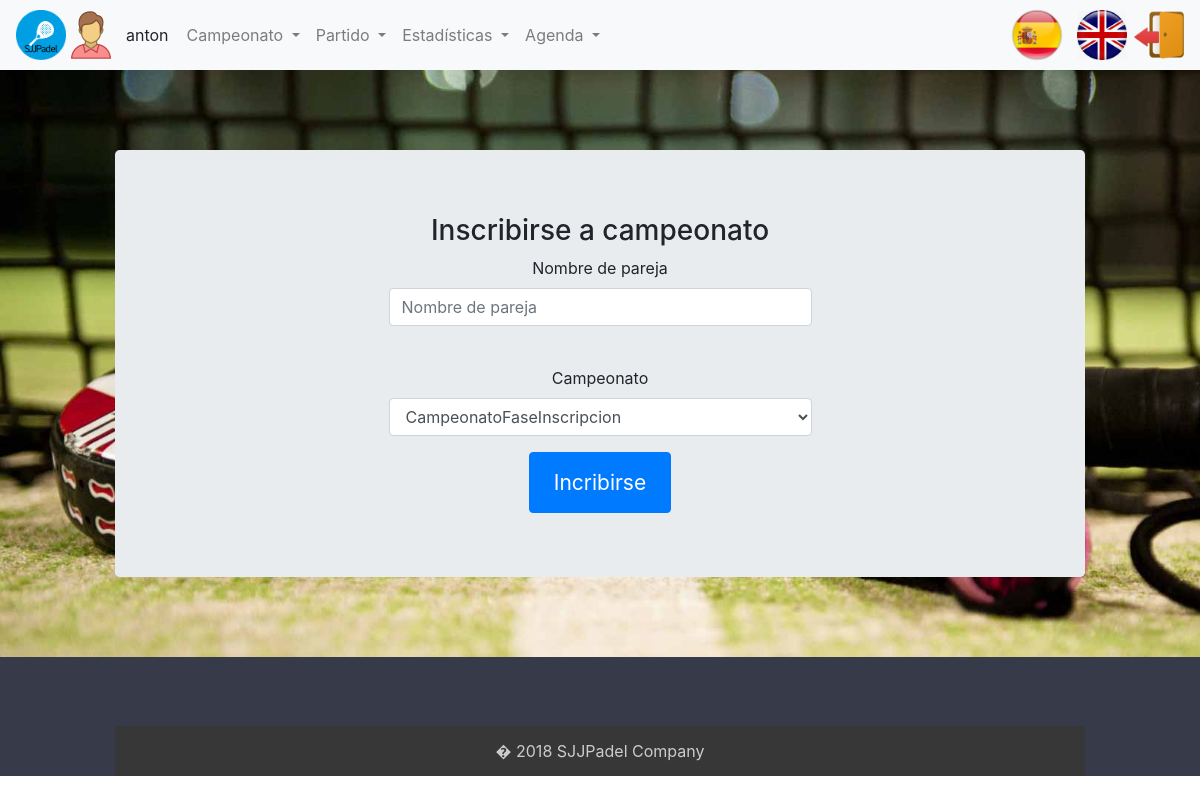
/index.php?controller=partner&action=selectChampionship (signed in), run on the app's committed database.
### tables this page shows
CREATE TABLE `usuario` (
  `login` varchar(20) NOT NULL,
  `nombre` varchar(20) NOT NULL,
  `apellidos` varchar(45) DEFAULT NULL,
  `pass` varchar(20) DEFAULT NULL,
  `rol` char(1) DEFAULT NULL,
  `genero` varchar(10) DEFAULT NULL
);

### core/ViewManager.php (called while the page is built, shortened)
<?php
class ViewManager
{
    private $fragmentContents = array();
    private $variables = array();
    private $currentFragment = self::DEFAULT_FRAGMENT;
    private $layout = "default";
    private function saveCurrentFragment()
    {
        $this->fragmentContents[$this->currentFragment] .= ob_get_contents();
    }
    public function moveToFragment($name)
    {
        $this->currentFragment = $name;
    }
    public function getFragment($fragment, $default = "")
    {
        if (! isset($this->fragmentContents[$fragment])) {
            return $default;
        }
        return $this->fragmentContents[$fragment];
    }
    public function setVariable($varname, $value, $flash = false)
    {
        $this->variables[$varname] = $value;
    }
    public function getVariable($varname, $default = NULL)
    {
        if (! isset($this->variables[$varname])) {
            return $default;
        }
        return $this->variables[$varname];
    }
    public function render($controller, $viewname)
    {
        include (__DIR__ . "/../view/$controller/$viewname.php");
        $this->renderLayout();
    }
    private function renderLayout()
    {
        include (__DIR__ . "/../view/layouts/" . $this->layout . ".php");
    }
    private static $viewmanager_singleton = NULL;
    public static function getInstance()
    {
        if (self::$viewmanager_singleton == null) {
            self::$viewmanager_singleton = new ViewManager();
        }
        return self::$viewmanager_singleton;
    }
}

### controller/PartnerController.php (called while the page is built, shortened)
<?php
require_once (__DIR__ . "/../model/ChampionshipMapper.php");
require_once (__DIR__ . "/../model/UserMapper.php");
require_once (__DIR__ . "/../core/ViewManager.php");
require_once (__DIR__ . "/../controller/BaseController.php");
class PartnerController extends BaseController
{
    public function __construct()
    {
        parent::__construct();
    }
    public function selectChampionship()
    {
        $championship = new ChampionshipMapper();
        $campeonatos = $championship->getCampeonatosParaIncripcion();
        $this->view->setVariable("campeonatos", $campeonatos);
        $this->view->render("partner", "selectChampionship");
    }
}

### index.php (called while the page is built, shortened)
<?php
function run()
{
    try {
        $controller = loadController($_GET["controller"]);
        $actionName = $_GET["action"];
        $controller->$actionName();
    } catch (Exception $ex) {
        die("An exception occured!!!!!" . $ex->getMessage());
    }
}
function loadController($controllerName)
{
    return new $controllerClassName();
}
run();
?>

### core/I18n.php (called while the page is built, shortened)
<?php
class I18n
{
    private $messages;
    public function setLanguage($language)
    {
        $this->messages = $i18n_messages;
    }
    public function i18n($key)
    {
        if (isset($this->messages[$key])) {
            return $this->messages[$key];
        } else {
            return $key;
        }
    }
    private static $i18n_singleton = null;
    public static function getInstance()
    {
        if (self::$i18n_singleton == NULL) {
            self::$i18n_singleton = new I18n();
        }
        return self::$i18n_singleton;
    }
}
function i18n($key)
{
    return I18n::getInstance()->i18n($key);
}

### model/Championship.php (called while the page is built, shortened)
<?php
class Championship
{
    private $id;
    private $nombreCampeonato;
    public function __construct($id = NULL, $fechaInicioInscripcion = NULL, $fechaFinInscripcion = NULL, $fechaInicioCampeonato = NULL, $fechaFinCampeonato = NULL, $nombreCampeonato = NULL, $fase = NULL)
    {
        $this->id = $id;
        $this->nombreCampeonato = $nombreCampeonato;
    }
    public function getId()
    {
        return $this->id;
    }
    public function getNombreCampeonato()
    {
        return $this->nombreCampeonato;
    }
}

### model/ChampionshipMapper.php (called while the page is built, shortened)
<?php
require_once (__DIR__ . "/../core/PDOConnection.php");
require_once (__DIR__ . "/../model/Championship.php");
class ChampionshipMapper
{
    private $db;
    public function __construct()
    {
        $this->db = PDOConnection::getInstance();
    }
    public function getCampeonatosParaIncripcion()
    {
        $stmt = $this->db->query("SELECT * FROM campeonato where fechaInicioInscripcion <= curdate() and fechaFinInscripcion >= curdate()");
        $toret_db = $stmt->fetchAll(PDO::FETCH_ASSOC);
        $championships = array();
        foreach ($toret_db as $championship) {
            array_push($championships, new Championship($championship["idCampeonato"], $championship["fechaInicioInscripcion"], $championship["fechaFinInscripcion"], $championship["fechaInicioCampeonato"], $championship["fechaFinCampeonato"], $championship["nombreCampeonato"]));
        }
        return $championships;
    }
}

### core/PDOConnection.php (called while the page is built)
<?php
class PDOConnection
{
    private static $dbhost = "localhost";
    private static $dbname = "sjjpadel";
    private static $dbuser = "abp";
    private static $dbpass = "abp";
    private static $db_singleton = null;
    public static function getInstance()
    {
        if (self::$db_singleton == null) {
            self::$db_singleton = new PDO("mysql:host=" . self::$dbhost . ";dbname=" . self::$dbname . ";charset=utf8",
            self::$dbuser, self::$dbpass, array(
                PDO::ATTR_EMULATE_PREPARES => false,
                PDO::ATTR_ERRMODE => PDO::ERRMODE_EXCEPTION
            ));
        }
        return self::$db_singleton;
    }
}
?>

### model/UserMapper.php (called while the page is built, shortened)
<?php
require_once (__DIR__ . "/../core/PDOConnection.php");
class UserMapper
{
    private $db;
    public function __construct()
    {
        $this->db = PDOConnection::getInstance();
    }
    public function getDatos($login)
    {
        $stmt = $this->db->prepare("SELECT * FROM usuario where login=?");
        $stmt->execute(array(
            $login
        ));
        $toret_db = $stmt->fetchAll(PDO::FETCH_ASSOC);
        $user = null;
        foreach ($toret_db as $datos) {
            $user = new User($datos['login'], $datos['nombre'], $datos['apellidos'], $datos['pass'], $datos['rol'], $datos['genero']);
        }
        return $user;
    }
}

### controller/BaseController.php (called while the page is built, shortened)
<?php
require_once (__DIR__ . "/../core/ViewManager.php");
require_once (__DIR__ . "/../core/I18n.php");
require_once (__DIR__ . "/../model/User.php");
require_once (__DIR__ . "/../model/UserMapper.php");
class BaseController
{
    public function __construct()
    {
        if (isset($_SESSION["currentuser"])) {
            $userMapper = new UserMapper();
            $datosUser = $userMapper->getDatos($_SESSION["currentuser"]);
        }
    }
}

### view/partner/selectChampionship.php (the view, shortened to what this page needs)
<?php
require_once (__DIR__ . "/../../core/ViewManager.php");
$view = ViewManager::getInstance();
$errors = $view->getVariable("errors");
$campeonatos = $view->getVariable("campeonatos");
?>
<h3> <?= i18n("Sign up for championship") ?> </h3>
<form class="justify-content-center align-items-center"
	action="index.php?controller=partner&amp;action=selectChampionship"
	method="POST">
	<div class="container">
		<div class="row justify-content-center">
			<div class="col-sm-6 col-xs-12">
				<label for="login"> <?= i18n("Couple username") ?> </label>
				<div class="form-group">
					<input type="text" class="form-control input-lg" id="login"
						name="login" aria-describedby="loginHelp"
						placeholder="<?=i18n("Couple username")?>" value=""> <br>
				</div>
				<label for="idCampeonato" size="1"> <?= i18n("Championship") ?> </label>
				<div class="form-group">
					<select class="form-control" id="idCampeonato" name="idCampeonato">
						<?php foreach($campeonatos as $campeonato) {?>
							<option value="<?php echo $campeonato->getId() ?>"><?php echo $campeonato->getNombreCampeonato() ?> </option>
						<?php } ?>
					</select>
				</div>
				<button type="submit" class="btn btn-primary" value=""> <?= i18n("Sign up") ?> </button>
			</div>
		</div>
	</div>
</form>

### view/layouts/default.php (shortened to what this page needs)
<?php
$view = ViewManager::getInstance();
$currentuser = $view->getVariable("currentusername");
$currentGender = $view->getVariable("currentGender");
$currentRol = $view->getVariable("currentRol");
?>
<!DOCTYPE html>
<html lang="en">
<head>
<link rel="stylesheet"
	href="https://maxcdn.bootstrapcdn.com/bootstrap/4.0.0/css/bootstrap.min.css"
>
<link rel="stylesheet"
	href="https://use.fontawesome.com/releases/v5.5.0/css/all.css"
>
	<link rel="stylesheet" href="css/style.css" type="text/css">
</head>
<body>
	<div class="contenedor">
		<nav class="navbar navbar-expand-lg navbar-light bg-light">
			<img class="img-circle icono" src="images/icono.png">
		<?php if (isset($currentuser)): ?>
			<img class="icono" src="images/<?php echo $currentGender; ?>.png"> <span
				class="username">
				<?= sprintf(i18n("%s"), $currentuser) ?>
			</span>
		<?php endif ?>
			<div class="collapse navbar-collapse" id="navbarSupportedContent">
				<ul class="navbar-nav mr-auto">
				<?php if($currentRol == 'd' || $currentRol == 'a' || $currentRol == 'e'): ?>
					<li class="nav-item dropdown"><a class="nav-link dropdown-toggle"
						href="#" id="navbarDropdown" role="button" data-toggle="dropdown"
						aria-haspopup="true" aria-expanded="false">
							<?php echo i18n("Championship") ?>
						</a>
						</li>
				<?php endif ?>
				<?php if($currentRol == 'd' || $currentRol == 'a' || $currentRol == 'e'): ?>
					<li class="nav-item dropdown"><a class="nav-link dropdown-toggle"
						href="#" id="navbarDropdown" role="button" data-toggle="dropdown"
						aria-haspopup="true" aria-expanded="false">
							<?php echo i18n("Match") ?>
						</a>
						</li>
					<li class="nav-item dropdown"><a class="nav-link dropdown-toggle"
						href="#" id="navbarDropdown" role="button" data-toggle="dropdown"
						aria-haspopup="true" aria-expanded="false">
							<?php echo i18n("Statistics") ?>
						</a>
						</li>
				<?php endif ?>
				<?php if($currentRol == 'd' || $currentRol == 'e'): ?>
					<li class="nav-item dropdown"><a class="nav-link dropdown-toggle"
						href="#" id="navbarDropdown" role="button" data-toggle="dropdown"
						aria-haspopup="true" aria-expanded="false">
							<?php echo i18n("Schedule") ?>
						</a>
						</li>
				<?php endif ?>
				</ul>
			</div>
			<li class="nav-item">
			<?php include(__DIR__."/language_select_element.php"); ?>
		</li>
			<li class="nav-item">
			<?php if (isset($currentuser)): ?>
				<a href="index.php?controller=users&amp;action=logout"> <img
					src="images/salir.png" class="rounded icono"
					alt="Im�genes responsive">
			</a>
				<?php endif ?>
			</li>
		</nav>
		<div class="container">
			<div class="jumbotron">
				<?= $view->getFragment(ViewManager::DEFAULT_FRAGMENT) ?>
			</div>
		</div>
		<footer id="myFooter">
			<div class="container">
				<div class="row">
					<div class="col-sm-3 myCols"></div>
				</div>
				<div class="social-networks"></div>
				<div class="footer-copyright">
					<p>� 2018 SJJPadel Company</p>
				</div>
		</footer>
	</div>
</body>
</html>

### css/style.css (style rules this page uses)
body { width: 100%; height: 100%; }
.contenedor { background: url('../images/padel.jpg'); background-size: cover; background-attachment: fixed; }
ul, li { list-style: none; }
#myFooter { margin: 0; padding: 0; background-color: #373a48; color: white; }
#myFooter .footer-copyright { background-color: #383737; padding-top: 3px; padding-bottom: 3px; text-align: center; }
#myFooter .footer-copyright p { margin: 10px; color: #ccc; }
#myFooter .myCols { text-align: center; }
#myFooter .social-networks { text-align: center; padding-top: 30px; padding-bottom: 38px; }
.icono { width: 50px; height: 50px; }
.container { margin: 0 auto; max-width: 1000px; }
.jumbotron { margin: 80px 0; text-align: center; }
.jumbotron .btn { font-size: 21px; padding: 14px 24px; }
.username { margin-left: 10px; margin-right: 10px; }

### data on the page
usuario: genero (picture), login "anton"

### other printed values
i18n("Championship") "Campeonato"
i18n("Match") "Partido"
i18n("Statistics") "Estadísticas"
i18n("Schedule") "Agenda"
i18n("Sign up for championship") "Inscribirse a campeonato"
i18n("Couple username") "Nombre de pareja"
i18n("Sign up") "Incribirse"
form field idCampeonato "CampeonatoFaseInscripcion"
